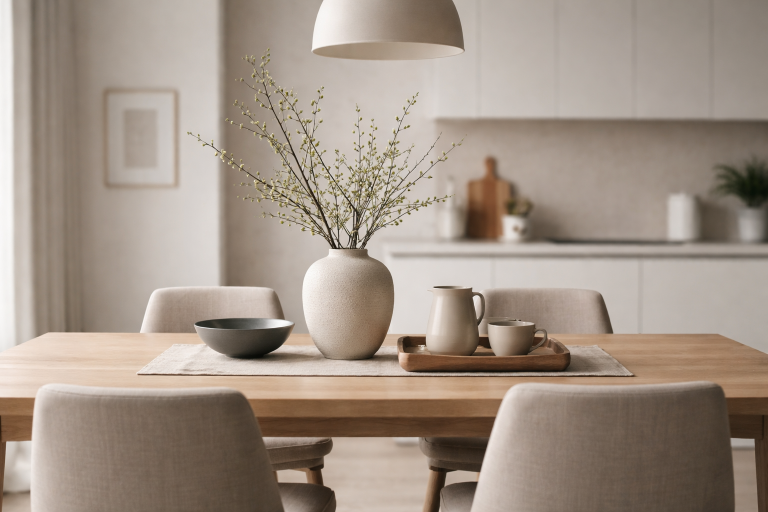
#> input picture dip/ex3.png, 1536 x 1024 px, found by its file name (shown at 1/2 size)
$ python lab3dipmath.py
#> lines starting #> are read from the running program, lines starting #| are printed output that depends on the picture
import numpy as np
import math
from PIL import Image

img = Image.open("/Users/vishrutgrover/coding/sem6/dip/ex3.png")
#> img is the input picture: PIL image 1536x1024 RGB; mean R, G, B 161, 146.9, 134.5
imgarr = np.array(img)
h, w = imgarr.shape[:2]
#> h = 1024; w = 1536

def scale(img, factor):
#> called with factor = 0.5
    nh, nw = int(h * factor), int(w * factor)
#> nh = 512; nw = 768
    scaled = np.zeros((nh, nw, img.shape[2]), dtype=img.dtype)
    for i in range(nh):
        for j in range(nw):
            si, sj = int(i / factor), int(j / factor)
            scaled[i, j] = img[si, sj]
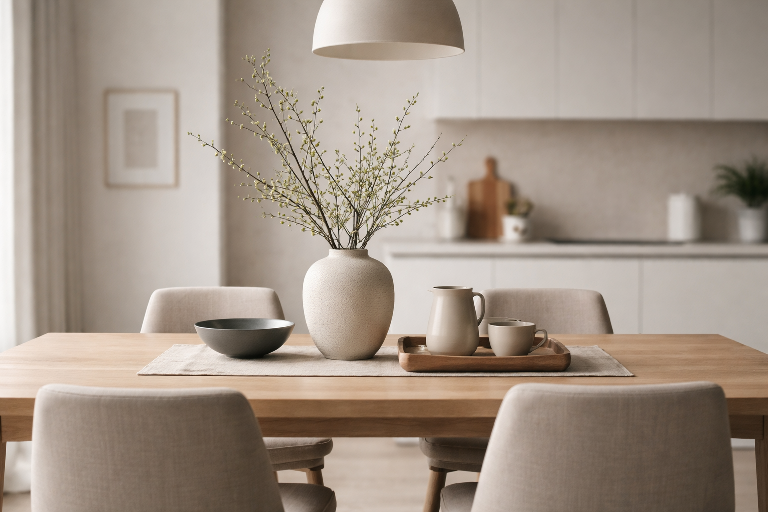
#> scaled: shape (512, 768, 3); mean R, G, B 161.5, 147.5, 135
    return scaled

def rotate(img, angle):
#> called with angle = 120
    rad = math.radians(angle)
    cos_a, sin_a = math.cos(rad), math.sin(rad)
    h, w = img.shape[:2]
#> h = 1024; w = 1536
    cx, cy = w // 2, h // 2
#> cx = 768; cy = 512
    nh, nw = h, w
#> nh = 1024; nw = 1536
    rotated = np.zeros((nh, nw, img.shape[2]), dtype=img.dtype)
    for i in range(nh):
        for j in range(nw):
            x, y = j - cx, i - cy
            xr = int(x * cos_a - y * sin_a + cx)
            yr = int(x * sin_a + y * cos_a + cy)
            if 0 <= yr < h and 0 <= xr < w:
                rotated[i, j] = img[yr, xr]
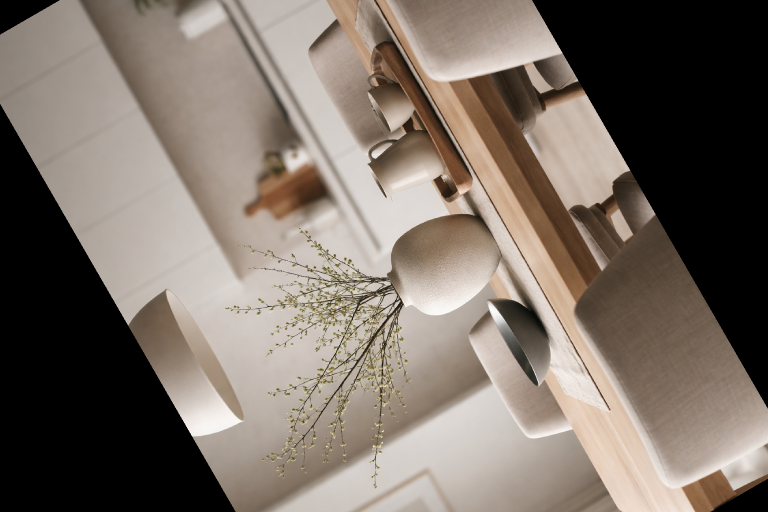
#> rotated: shape (1024, 1536, 3) (shown at 1/2 size); mean R, G, B 123.9, 113.1, 103.8
    return rotated

def resize(img, new_h, new_w):
#> called with new_h = 10, new_w = 50
    h, w = img.shape[:2]
#> h = 1024; w = 1536
    resized = np.zeros((new_h, new_w, img.shape[2]), dtype=img.dtype)
    for i in range(new_h):
        for j in range(new_w):
            si, sj = int(i * h / new_h), int(j * w / new_w)
            resized[i, j] = img[si, sj]
    return resized

scaled = scale(imgarr, 0.5)
rotated = rotate(imgarr, 120)
resized = resize(imgarr, 10, 50)
Image.fromarray(scaled).save("/Users/vishrutgrover/coding/sem6/dip/lab3/scaled.png")
Image.fromarray(rotated).save("/Users/vishrutgrover/coding/sem6/dip/lab3/rotated.png")
Image.fromarray(resized).save("/Users/vishrutgrover/coding/sem6/dip/lab3/resized.png")
print("Transformations saved: scaled.png, rotated.png, resized.png")

$ run again, with cv/lab12/img.jpg saved as dip/ex3.png
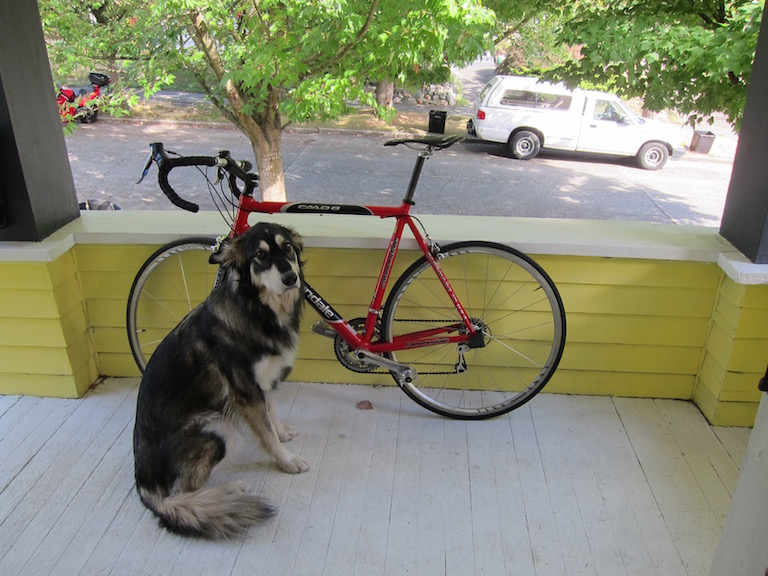
#> input picture cv/lab12/img.jpg, 768 x 576 px, found by its file name
#> img is the input picture: PIL image 768x576 RGB; mean R, G, B 134.4, 135.7, 114.1
#> after the loop in scale, `for i in range(nh):`:
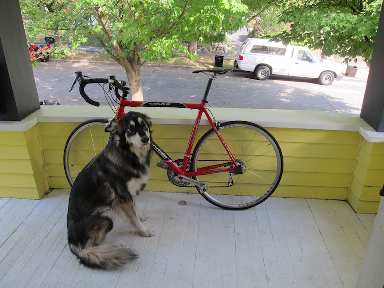
#> scaled: shape (288, 384, 3); mean R, G, B 134.4, 135.7, 113.9
#> after the loop in rotate, `for i in range(nh):`:
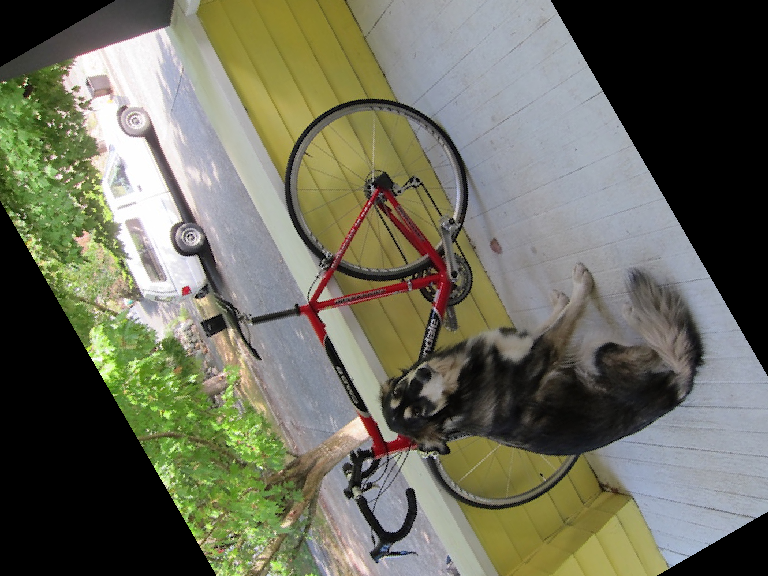
#> rotated: shape (576, 768, 3); mean R, G, B 108.3, 109.2, 92.9

$ run again, with cv/lab13/img.jpg saved as dip/ex3.png
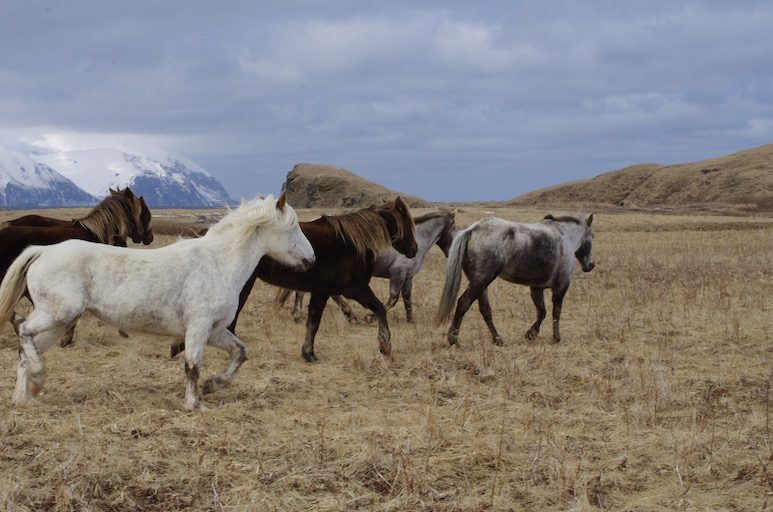
#> input picture cv/lab13/img.jpg, 773 x 512 px, found by its file name
#> img is the input picture: PIL image 773x512 RGB; mean R, G, B 133.3, 128.2, 125.2
#> after the loop in scale, `for i in range(nh):`:
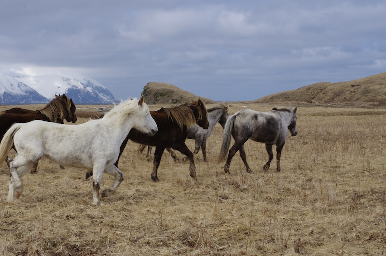
#> scaled: shape (256, 386, 3); mean R, G, B 133.3, 128.3, 125.2
#> after the loop in rotate, `for i in range(nh):`:
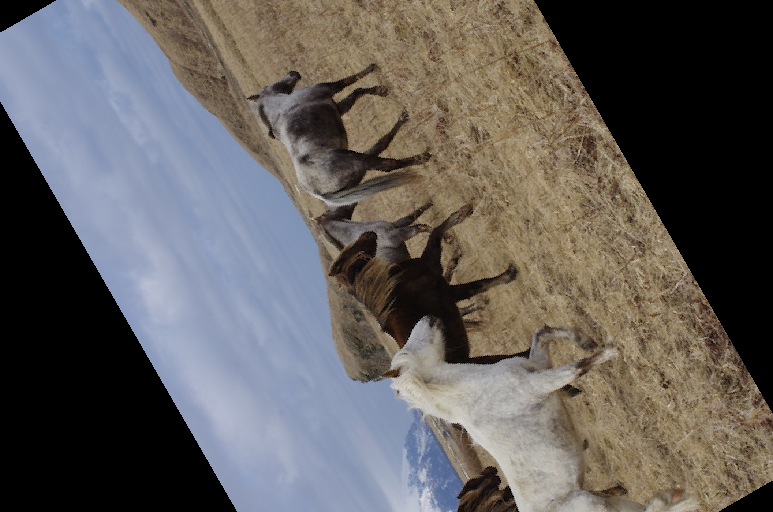
#> rotated: shape (512, 773, 3); mean R, G, B 98.2, 94.6, 92.7
